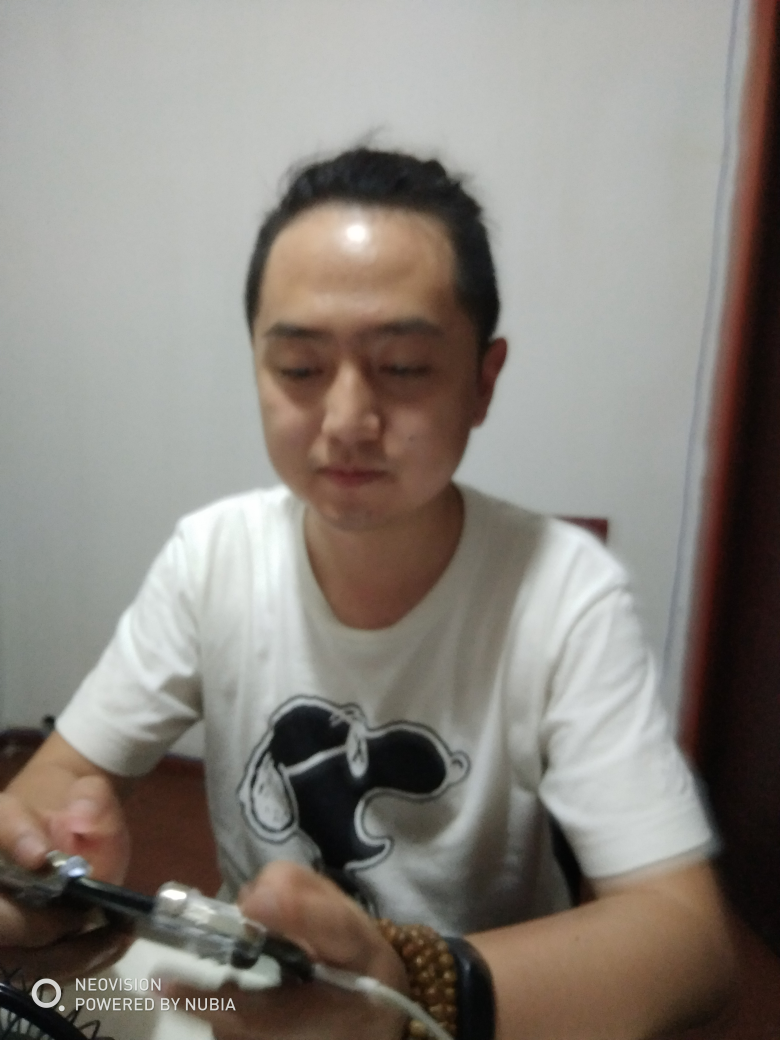
#> input picture Imgpy/01.jpg, 3120 x 4160 px (shown at 1/4 size)
$ python imgpe.py
#> lines starting #> are read from the running program, lines starting #| are printed output that depends on the picture
from PIL import Image
from PIL import ImageDraw
from PIL import ImageColor
from PIL import ImageFilter
import time

ImgName = '01.jpg'
ImgSaveName = str(time.time())

def main():
    Img = Image.open(ImgName)
#> Img is the input picture: PIL image 3120x4160 RGB; mean R, G, B 136.7, 131, 124.1
    w,h = Img.size
#> w = 3120; h = 4160
    ipx = Img.convert('L').filter(ImageFilter.BLUR)
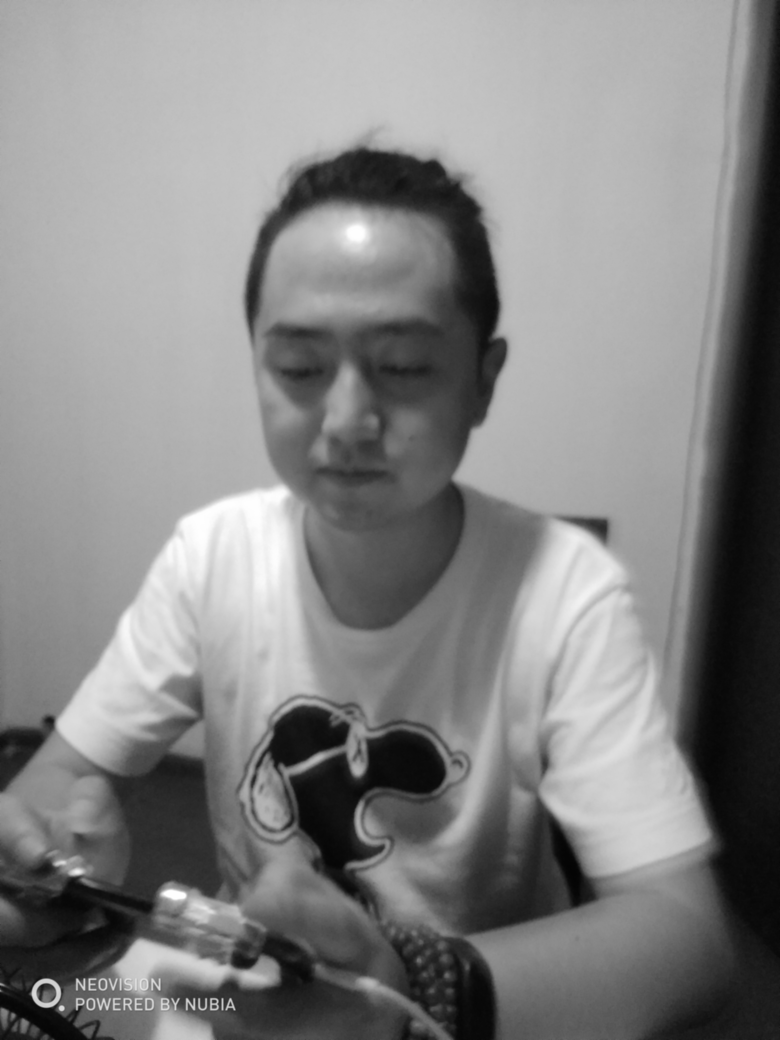
#> ipx: PIL image 3120x4160 L (shown at 1/4 size); min 3, max 254, mean 132
    #ipx.thumbnail((w//2,h//2))
    ipx.save('oo','png')
    ImgC = Image.open('oo')
    ww,hh = ImgC.size
#> ww = 3120; hh = 4160
    ImgArray = ImgC.load()
    #black = []
    #white = []
    OutImg =  Image.new('RGB',ImgC.size,(255,255,255));
#> OutImg: PIL image 3120x4160 RGB; every value is 255
    for x in range(ww):
        for y in range(hh):
            if(y%20 == 0 and x%20 == 0):
                for a in range(10):
                    OutImg.putpixel((x+a,y+a),(0,0,0))
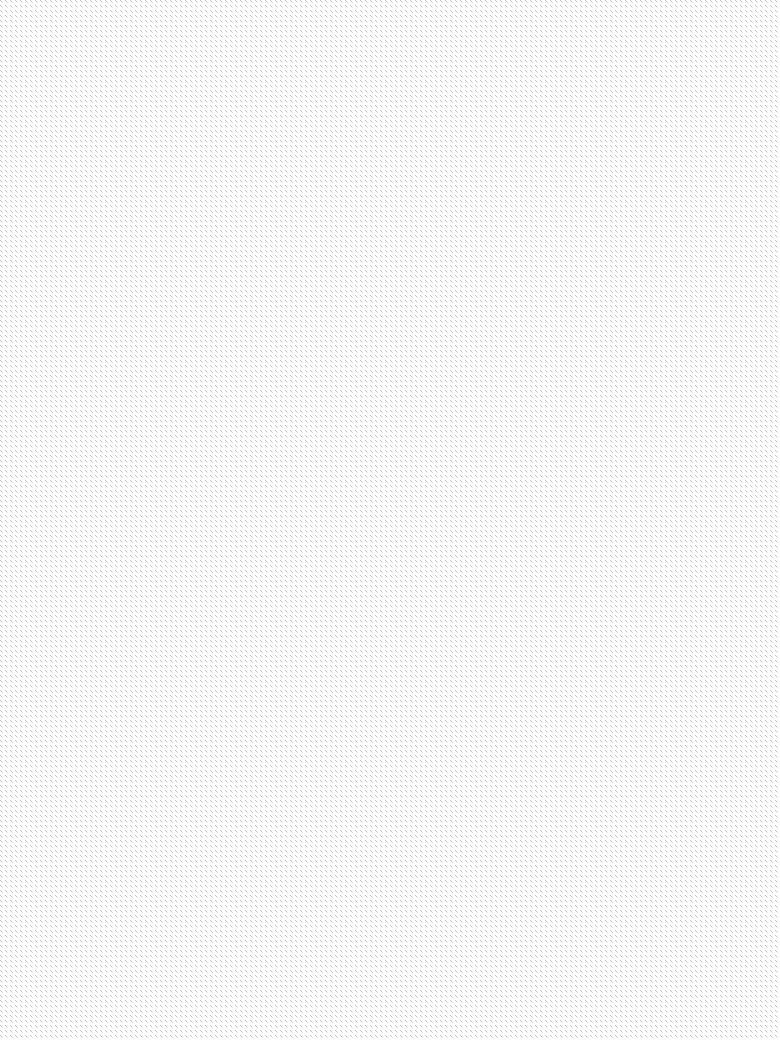
#> OutImg: PIL image 3120x4160 RGB (shown at 1/4 size); 97.5% white; black in thin lines or dots
    OutImg.save('ok','png')
    OutImg2 =  Image.new('RGB',ImgC.size,(255,255,255));
    for x in range(ww):
        for y in range(hh):
            if(ImgArray[x,y] > 150):
                #black.append([x,y])
                OutImg2.putpixel((x,y),(255,255,255))
            elif (ImgArray[x,y] <= 150 and ImgArray[x,y] >= 40):
                #white.append([x,y])
                OutImg2.putpixel((x,y),(96,96,96))
            else:
                OutImg2.putpixel((x,y),(0,0,0))
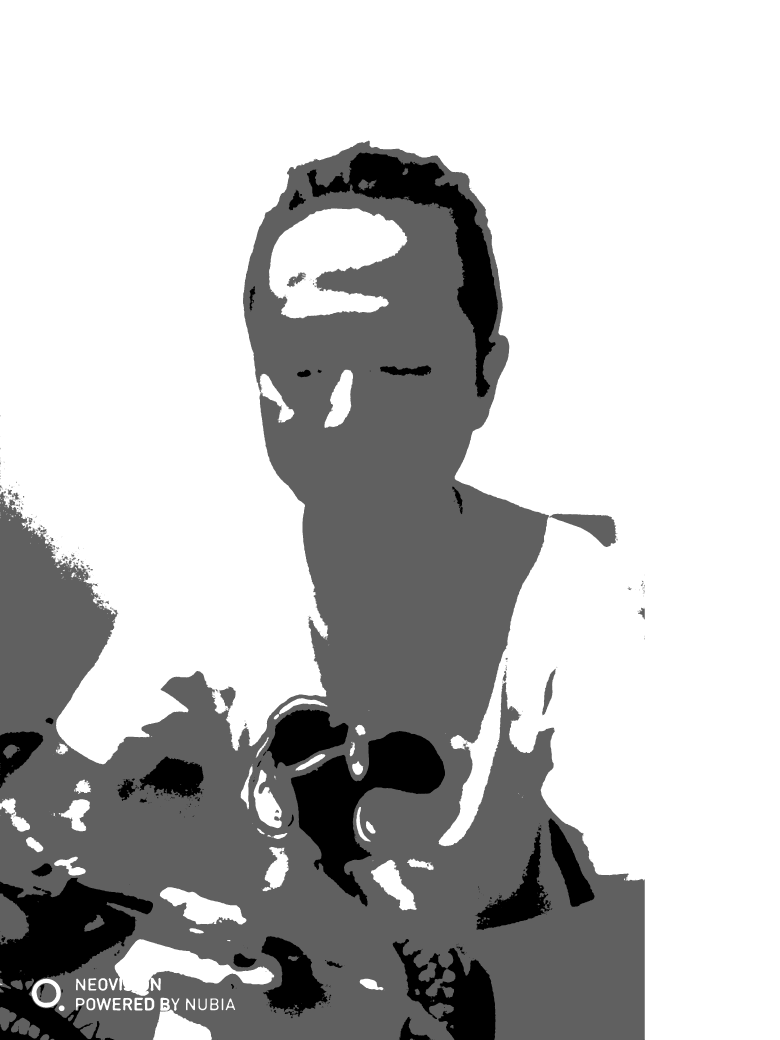
#> OutImg2: PIL image 3120x4160 RGB (shown at 1/4 size); min 0, max 255, mean 189.2
    OutImg2.save('kk','png')
    ImgOK = Image.open('ok')
    ImgKK = Image.open('kk')
    ImgEnd = Image.blend(ImgOK,ImgKK,0.4)
    ImgEnd.save(ImgSaveName,'png')

#> (the run stopped early here; a loop or call above may not have finished)
